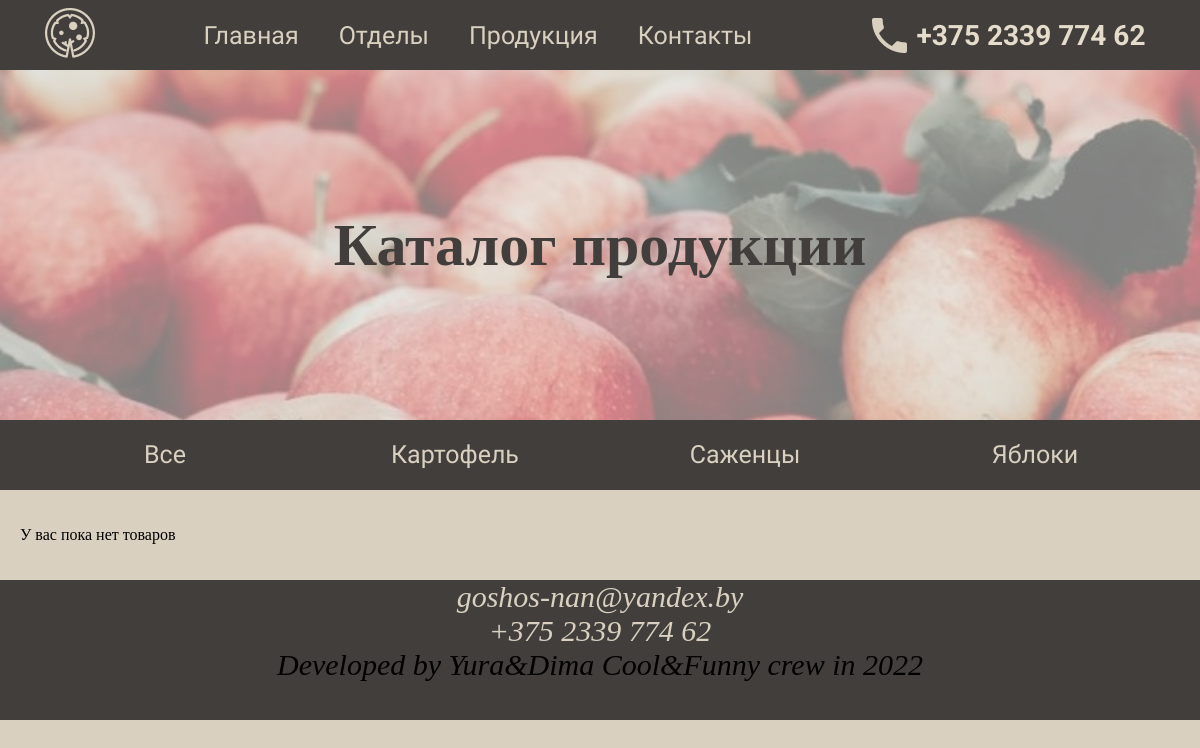
/catalog/6, run on an earlier commit of the app's database.
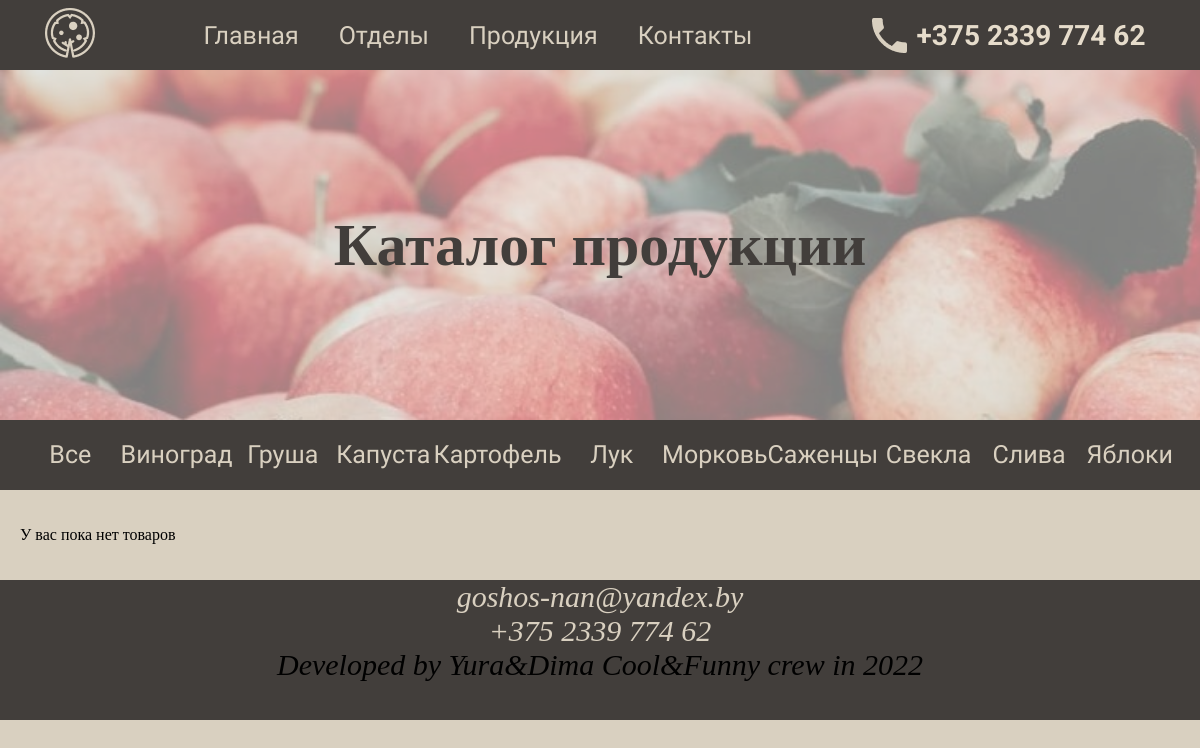
And on a later commit of the database.
### catalog/models.py (models this page shows, shortened)
class Category(models.Model):
    name = models.CharField('Название категории', max_length=100, )
    class Meta:
        verbose_name = 'Категория'
        verbose_name_plural = 'Категории'
        ordering = ('name',)

### catalog/views.py (the view)
# urls.py: path('<int:id_category>', views.by_category, name='by_category'),
def by_category(request, id_category:int):
    catalog = Product.objects.filter(category=id_category)
    categories = Category.objects.all()
    current_category = Category.objects.get(id=id_category)
    context = {'catalog': catalog, 'categories': categories, 'current_category':current_category}
    return render(request, 'main/catalog.html', context)

### templates/main/catalog.html (shortened to what this page needs)
{% extends 'main/base.html' %}
{% block content %}
<div class="splash" id="splash-small" id="splash-catalog">
  <div class="splash-fon">
      <div class="splash-text">
          <h1>Каталог продукции</h1>
      </div>
  </div>
</div>
<div class="catalog-navigation">
  <div class="catalog-navigation-wrapper">
    <a class="catalog-navigation-link" href="{% url 'catalog' %}">Все</a>
    {% for category in categories %}
    <a class="catalog-navigation-link" href="/catalog/{{ category.pk }}">{{ category.name }}</a>
      {% endfor %}
  </div>
</div>
<div class="catalog">
  <div class="catalog-wrapper">
    {% if catalog %}
        {% for el in catalog %}
            <div class="flip-card">
                <div class="flip-card-inner">
                  <div class="flip-card-front">
                    <h2 class="flip-card-entity-name">{{ el.category }} "{{ el.name }}"</h2>
                    <img src="{{ MEDIA_URL }}{{ el.image.url }}" alt="" style="width: 100%;height: 100%;">
                    <p class="flip-card-entity-price"> {{ el.price }} р.</p>
                  </div>
                  <div class="flip-card-back">
                    <p class="flip-card-description">{{ el.description }}</p>
                  </div>
                </div>
            </div>
        {% endfor %}
    {% else %}
           <p>У вас пока нет товаров</p>
    {% endif %}
  </div>
</div>
{% endblock %}

What changed in the data, as far as the page shows it:
added Category: name "Виноград"
added Category: name "Груша"
added Category: name "Капуста"
added Category: name "Лук"
added Category: name "Морковь"
added Category: name "Свекла"
added Category: name "Слива"
